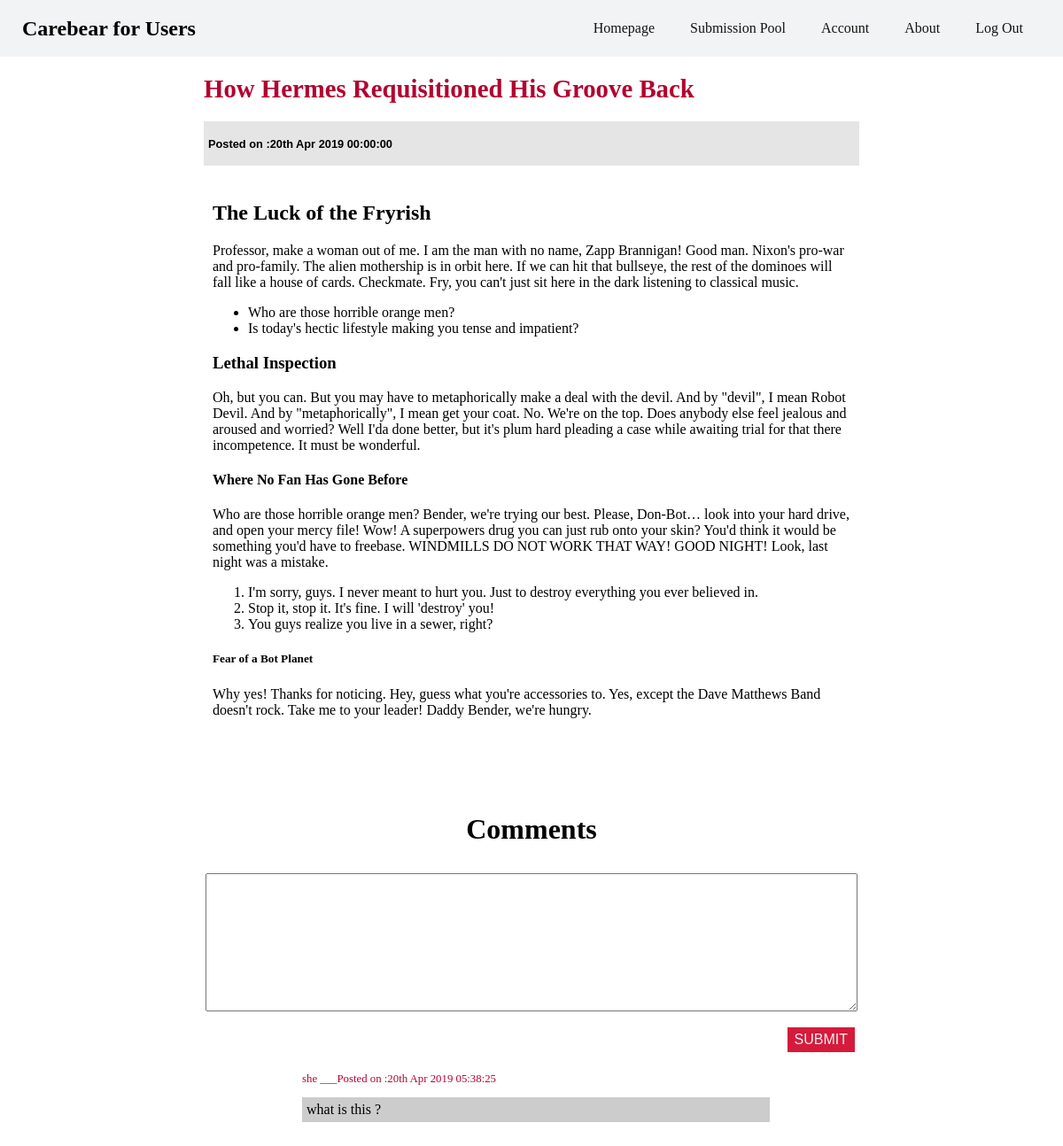
Page /pages/viewpost.php?id=7 (signed in) on the committed database.
### tables this page shows
CREATE TABLE `posts` (
  `post_id` int(10) UNSIGNED NOT NULL,
  `post_author` varchar(255) DEFAULT NULL,
  `post_title` varchar(255) DEFAULT NULL,
  `post_content` text DEFAULT NULL,
  `post_date` datetime DEFAULT NULL,
  `post_img` varchar(255) DEFAULT NULL
);

CREATE TABLE `comments` (
  `cmnt_id` int(10) NOT NULL,
  `cuser_name` varchar(255) DEFAULT NULL,
  `cpost_id` int(10) UNSIGNED DEFAULT NULL,
  `cmnt_content` text NOT NULL,
  `cmnt_date` timestamp NOT NULL DEFAULT current_timestamp()
);

### pages/viewpost.php (the view, shortened to what this page needs)
<?php
require '../config.php';
require 'header.php';
?>
<main>
  <div class="viewpost-container">
    <?php
    $postID = $_GET['id'];
    $sql = 'SELECT * FROM posts WHERE post_id=?';
    $stmt = mysqli_stmt_init($conn);
    if (!mysqli_stmt_prepare($stmt, $sql)) {
      header("Location: ../pages/error.php?error=mysqlerror");
      exit();
    } else {
      mysqli_stmt_bind_param($stmt, 's', $postID);
      mysqli_stmt_execute($stmt);
      $result = mysqli_stmt_get_result($stmt);
      echo '<div class="article">';
      while ($row = mysqli_fetch_assoc($result)) {
        echo '<div class="post-title">';
        echo '<h2><a href="viewpost.php?id=' . $row['post_id'] . '">' . $row['post_title'] . '</a></h2>';
        echo '</div>';
        echo '<div class="post-date">';
        echo '<p>Posted on :' . date('jS M Y H:i:s', strtotime($row['post_date'])) . '</p>';
        echo '</div>';
        echo '<div class="post-content">';
        echo $row['post_content'];
        echo '</div>';
      }
      echo '</div>';
      echo '<div class="comment-title">';
      echo '<h1>Comments</h1>';
      echo '</div>';
    }
    ?>
    <div class="addcomment-form">
      <form action="../includes/addcomment.inc.php" class="post-form" method="post">
        <textarea name="cmntContent" id="add-textarea" rows="10"></textarea>
        <br>
        <button type="submit" name="cmnt-submit">Submit</button>
      </form>
    </div>
    <?php
    $sql = 'SELECT * FROM comments WHERE cpost_id=?';
    $stmt = mysqli_stmt_init($conn);
    if (!mysqli_stmt_prepare($stmt, $sql)) {
      header("Location: ../pages/error.php?error=mysqlerror");
      exit();
    } else {
      mysqli_stmt_bind_param($stmt, 's', $postID);
      mysqli_stmt_execute($stmt);
      $result = mysqli_stmt_get_result($stmt);
      echo '<div class="comments">';
      while ($row = mysqli_fetch_assoc($result)) {
        echo '<div class="comment-date">';
        echo '<p> ' . $row['cuser_name'] . ' ___Posted on :' . date('jS M Y H:i:s', strtotime($row['cmnt_date'])) . '</p>';
        echo '</div>';
        echo '<div class="comment-content">';
        echo $row['cmnt_content'];
        echo '</div>';
      }
      echo '</div>';
    }
    ?>
  </div>
</main>

### css/homepage.css (style rules this page uses)
body { margin: 0; padding: 0; box-sizing: border-box; display: grid; grid-template-rows: 8vh 92vh; }
main { grid-row: 2; }
.post-date { background: rgba(0, 0, 0, 0.1); font-size: .8em; font-family: Impact, Haettenschweiler, 'Arial Narrow Bold', sans-serif; font-weight: bold; padding: 5px; }
.post-content { padding: 20px 10px; margin-bottom: 50px; }
.viewpost-container { display: grid; grid-template-columns: 1fr 740px 1fr; justify-items: center; }
.viewpost-container>* { grid-column: 2; }
.addcomment-form { margin: 5px; padding: 0; height: auto; width: 100%; }
.addcomment-form textarea { width: 100%; }
.addcomment-form form { margin: 5px; display: grid; grid-template-columns: 1fr; align-items: center; justify-items: center; }
.addcomment-form button { justify-self: end; text-transform: uppercase; outline: 0; background: #d61a3c; border: 0; padding: .3em .5em; color: #f2f3f4; font-size: 1em; cursor: pointer; }
.comment-date { color: #c95050; font-size: 1em; margin: 0; }
.post-title h2 a { text-decoration: none; color: #b2022f; font-size: 1.2em; }
.comments { width: 70%; margin-bottom: 50px; }
.comment-date { color: #b2022f; font-size: .8em; }
.comment-content { background: rgba(0, 0, 0, 0.2); width: 100%; padding: 5px; }

### rows in the picture
posts: post_title "How Hermes Requisitioned His Groove Back", post_date "20th Apr 2019 00:00:00", post_content "The Luck of the Fryrish Professor, make a woman out of me. I am the man with no name, Zapp Brannigan! Good man. Nixon's pro-war and pro-family. The alien mothership is in orbit here. If we can hit that bullseye, the rest of the dominoes will fall like a house of cards. Checkmate. Fry, you can't just sit here in the dark listening to classical music. Who are those horrible orange men? Is today's hectic lifestyle making you tense and impatient? Lethal Inspection Oh, but you can. But you may have to metaphorically make a deal with the devil. And by \"devil\", I mean Robot Devil. And by \"metaphorically\", I mean get your coat. No. We're on the top. Does anybody else feel jealous and aroused and…"
comments: cuser_name "she", cmnt_date "20th Apr 2019 05:38:25", cmnt_content "what is this ?"
